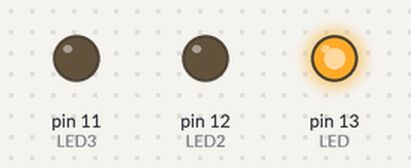
A sketch run on a simulated Arduino Uno, built with avr-gcc and run on an emulated ATmega328P. Parts: output pins drawn as LEDs (lit = HIGH).

Above: at 1.0 s.
At 4.7 s:
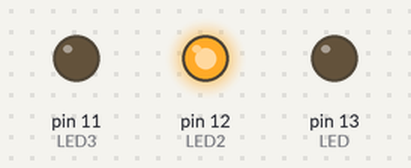
At 6.2 s:
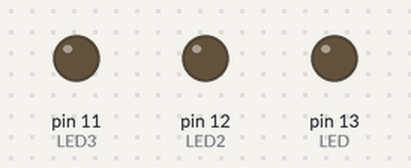
At 7.2 s:
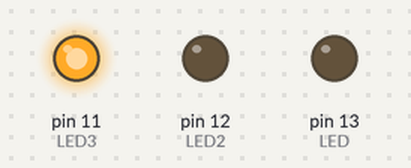
Timing chart, 0 to 10.4 s (numbered marks = the images above):
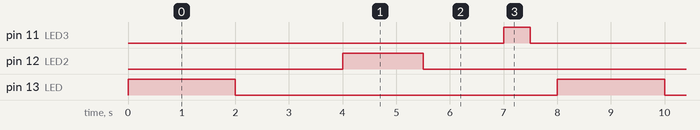

Measured:
- by itself, pin 11 (LED3): alternates HIGH for 0.50 s and LOW for 7.5 s
- by itself, pin 12 (LED2): alternates HIGH for 1.5 s and LOW for 6.5 s
- by itself, pin 13 (LED): alternates HIGH for 2.0 s and LOW for 6.0 s

The sketch:

pisca.ino
```cpp
#define LED 13
#define LED2 12
#define LED3 11


void setup() {
//
  pinMode(LED, OUTPUT);
  pinMode(LED2, OUTPUT);
  pinMode(LED3, OUTPUT);
}

void loop() {
  digitalWrite(LED, HIGH);
  delay(2000);
  digitalWrite(LED,LOW);
  delay(2000);
  digitalWrite(LED2, HIGH);
  delay(1500);
  digitalWrite(LED2,LOW);
  delay(1500);
  digitalWrite(LED3, HIGH);
  delay(500);
  digitalWrite(LED3,LOW);
  delay(500);
}
```
